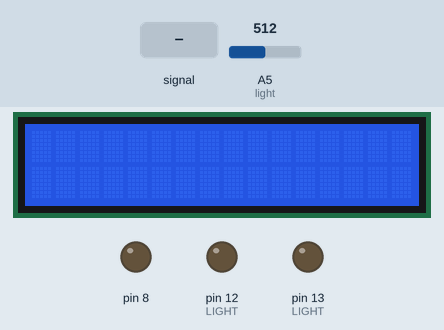
A sketch run on a simulated Arduino Uno, built with avr-gcc and run on an emulated ATmega328P. On the bench: 16×2 character LCD, output pins drawn as LEDs (lit = HIGH). The inputs (shaded band) are chosen by the test bench; at power-on: A5 (light) = 512.

Above: at 1.2 s.
1.3 s: A5 (light) fed a 200 Hz sine of ±81 counts around its level
At 2.5 s:
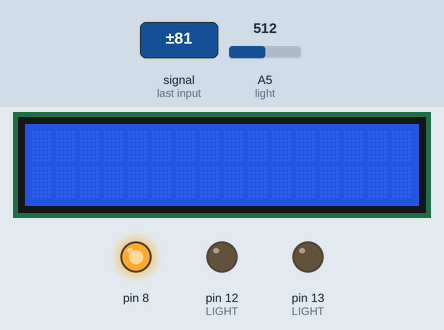
2.8 s: A5 (light) set to 710
At 5.6 s:
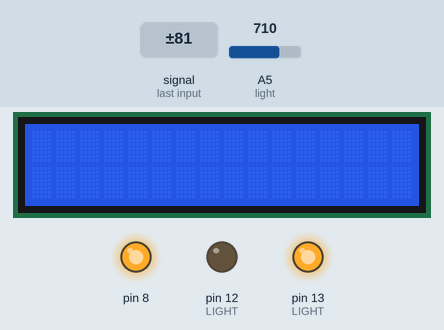
5.8 s: A5 (light) set to 519
7.3 s: A5 (light) set to 496
At 10.1 s:
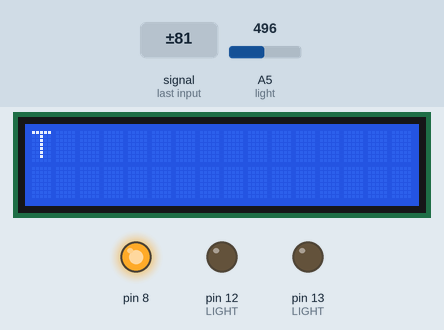
10.3 s: A5 (light) set to 716
13.3 s: A5 (light) set to 511
At 16.1 s:
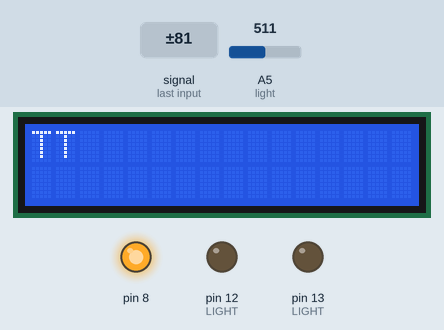
Timing chart, 0 to 19.5 s (numbered marks = the images above; inputs shaded):
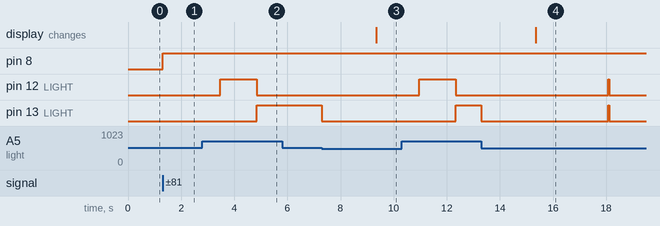

Measured:
- the behaviour switches between 512 and 511 on A5 (light) (found by bisection; images 2 and 3)
- after the input at 1.3 s, pin 8: LOW → HIGH at once
- after the input at 2.8 s, pin 12 (LIGHT): LOW → HIGH after 0.67 s, → LOW 1.4 s later; pin 13 (LIGHT): LOW → HIGH after 2.0 s
- after the input at 5.8 s, every drawn part: stays the same
- after the input at 7.3 s, pin 13 (LIGHT): HIGH → LOW at once; the display: changes after 2.0 s (image 3)
- after the input at 13.3 s, pin 12 (LIGHT): LOW → HIGH after 4.8 s, → LOW 0.05 s later; pin 13 (LIGHT): HIGH → LOW at once, → HIGH 4.8 s later, → LOW 0.05 s later; the display: changes after 2.0 s (image 4)

The sketch:

morseCode.ino
```cpp
#include <LiquidCrystal.h>
String morseCode(String code){ //transform dots and dashes to letters
  if(code=="._")
    return "A";
  if(code=="_...")
    return "B";
  if(code=="_._.")
    return "C";
  if(code=="_..")
    return "D";
  if(code==".")
    return "E";
  if(code==".._.")
    return "F";
  if(code=="__.")
    return "G";
  if(code=="....")
    return "H";
  if(code=="..")
    return "I";
  if(code==".___")
    return "J";
  if(code=="_._")
    return "K";
  if(code=="._..")
    return "L";
  if(code=="__")
    return "M";
  if(code=="_.")
    return "N";
  if(code=="___")
    return "O";
  if(code==".__.")
    return "P";
  if(code=="__._")
    return "Q";
  if(code=="._.")
    return "R";
  if(code=="...")
    return "S";
  if(code=="_")
    return "T";
  if(code==".._")
    return "U";
  if(code=="..._")
    return "V";
  if(code==".__")
    return "W";
  if(code=="_.._")
    return "X";
  if(code=="_.__")
    return "Y";
  if(code=="__..")
    return "Z";
  return "";
}

String display="", currentLetter=""; //dispaly is letters that we show on LCE, currentLetter stores dots and dashes
long shortSignal = 0; //how long "short" signal(.) should be (lower than 3*shortSignal is interpreta as short signal)
bool run = false; //it is for check if we start to send light signal
int line = 0; //it is boundries where we interprete signal as high/low
long one = 0,zero = 0;  //counters (how long signal is high/low)
int lightB = 0,light = 0; //light - current light intensity, lightB stores the previous value from light (to compare is light intesity getting bigger/lower)

LiquidCrystal lcd(2, 3, 4, 5, 6, 7); //16x2 display
void setup(){
  Serial.begin(1200);
  pinMode(8, OUTPUT); //"run" diode HIGH IF RUN IS TRUE
  pinMode(12, OUTPUT); //"shortSignal" diode HIGH AS LONG AS LENGTH OF LIGHT SINGAL IS INTERPRETE AS SHORT
  pinMode(13, OUTPUT); //"longSingal" diode HIGH AS LONG AS LENGTH OF LIGHT SINGAL IS INTERPRETE AS LONG
  lcd.begin(16, 2);
  lcd.setCursor(0, 0);
  line = analogRead(A5); // A5 get information about light intensity (0-1000), line shouldn't be close to boundaries so i limited it(300-700)
  if(line>700)
    line=700;
  else if(line<300)
    line=300;
}

void loop() {
  if(!run){ //waiting here to first light signal
    digitalWrite(8,LOW);
    light = analogRead(A5);
    if(light>=line)
      one+=1;
    else{
      shortSignal=one;
      one=0;
    }
    if(shortSignal>50){ //if light signal has ended we set short signal (4000-6000) and start gathering information
      run=true;
      if(shortSignal>5000)
        shortSignal=5000;
      else if(shortSignal<4000)
        shortSignal=4000;
      //Serial.println(shortSignal);
    }
  }
  else{
    digitalWrite(8,HIGH);
    lightB=light;
    light = analogRead(A5);
    if(lightB>=line){
      one+=1;
      zero=0;
      if(one<3*shortSignal && one>shortSignal)
        digitalWrite(12,HIGH);
      else if(one>3*shortSignal && one<10*shortSignal){
        digitalWrite(13,HIGH);
        digitalWrite(12,LOW);
      }
    }
    else{
      one=0;
      zero+=1;
      digitalWrite(12,LOW);
      digitalWrite(13,LOW);
    }
    if(lightB>=line && light<line){ //LIGHT INSTENSITY CHANGE
        if(one<3*shortSignal && one>shortSignal) //short signal(.), one>shortSignal/2 this condition is for not to interpret very short light signal as dot
          currentLetter+=".";
        else if(one>3*shortSignal && one<10*shortSignal) //long signal(_)
          currentLetter+="_";
    }
    if(zero==3*shortSignal){ //if we get long low signal we tranform "currentLetter" into real letter and add it to dispaly and start to "write" new letter
      display+=morseCode(currentLetter);
      lcd.clear();
      lcd.setCursor(0, 0);
      lcd.print(display);
      currentLetter="";
    }
    if(zero==7*shortSignal && display.length()-1!=display.lastIndexOf(" ")){
      digitalWrite(13,HIGH);
      digitalWrite(12,HIGH);
      delay(50);
      digitalWrite(13,LOW);
      digitalWrite(12,LOW);
      display+=" ";
    }
  }
}
```
